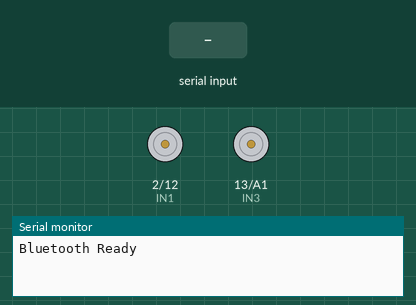
The sketch below on a simulated Arduino Uno, built with avr-gcc and run on an emulated ATmega328P. On the bench: motor-driver pin pairs drawn as motors (green arrow = first pin HIGH = forward, orange = second pin HIGH = backward, longer = more drive, scaled by the enable pin), the last lines printed to the serial monitor. The inputs (shaded band) are chosen by the test bench.

Above: at 1.2 s.
1.3 s: "F" received over Serial
At 2.5 s:
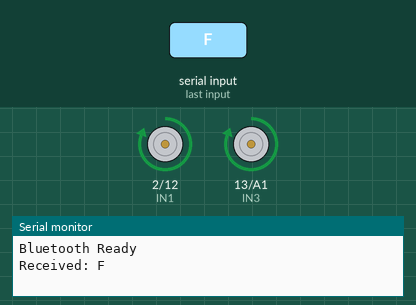
2.8 s: "H" received over Serial
At 3.7 s:
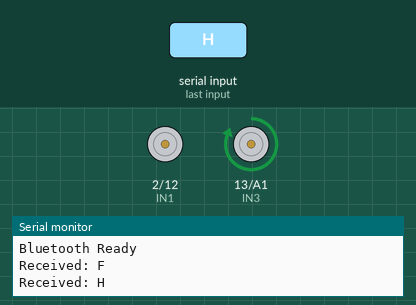
4.3 s: "G" received over Serial
At 4.9 s:
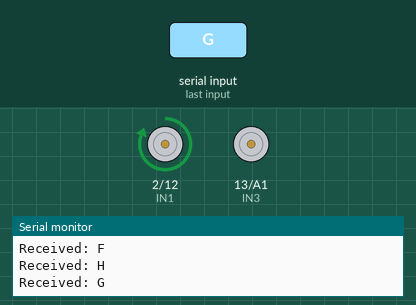
5.8 s: "B" received over Serial
At 7.0 s:
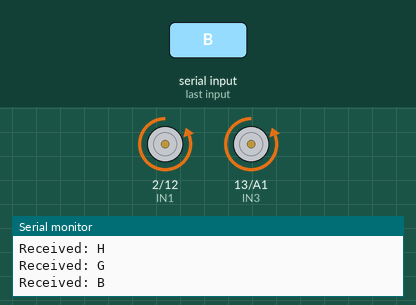
7.3 s: "J" received over Serial
At 8.3 s:
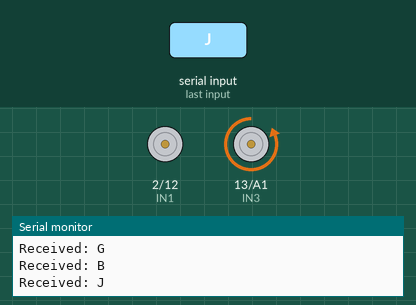
8.8 s: "I" received over Serial
At 9.5 s:
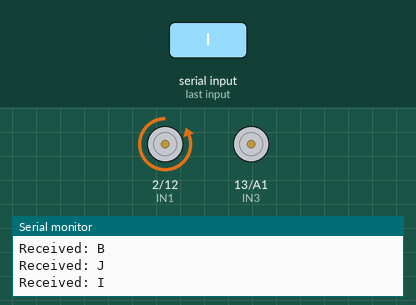
Timing chart, 0 to 11.3 s (numbered marks = the images above; inputs shaded):
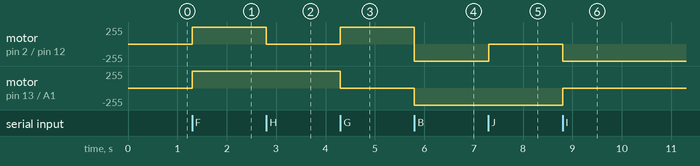

The sketch:

BluetoothControl.ino
```cpp
// Motor pins
int IN1 = 2, IN2 = 12, IN3 = 13, IN4 = A1, ENA = 3, ENB = 11;

void setup() {
  Serial.begin(9600);

  int motorPins[] = {IN1, IN2, IN3, IN4, ENA, ENB};
  for (int i = 0; i < 6; i++) pinMode(motorPins[i], OUTPUT);

  Serial.println("Bluetooth Ready");
}

void loop() {
  if (Serial.available()) {
    char bt = Serial.read();

    // Print to Serial Monitor
    Serial.print("Received: ");
    Serial.println(bt);

    // Motor logic
    if (bt == 'F') forward(255, 255);
    if (bt == 'H') forward(255, 0);
    if (bt == 'G') forward(0, 255);

    if (bt == 'B') reverse(255, 255);
    if (bt == 'J') reverse(255, 0);
    if (bt == 'I') reverse(0, 255);

    if (bt == 'L') left(255, 255);
    if (bt == 'R') right(255, 255);

    if (bt == 'S') stop();
  }
}

// Motor functions
void forward(int leftSpeed, int rightSpeed) {
  digitalWrite(IN1, HIGH);  digitalWrite(IN2, LOW);   analogWrite(ENA, rightSpeed);
  digitalWrite(IN3, HIGH);  digitalWrite(IN4, LOW);   analogWrite(ENB, leftSpeed);
}

void reverse(int leftSpeed, int rightSpeed) {
  digitalWrite(IN1, LOW);   digitalWrite(IN2, HIGH);  analogWrite(ENA, rightSpeed);
  digitalWrite(IN3, LOW);   digitalWrite(IN4, HIGH);  analogWrite(ENB, leftSpeed);
}

void left(int leftSpeed, int rightSpeed) {
  digitalWrite(IN1, LOW);   digitalWrite(IN2, HIGH);  analogWrite(ENA, rightSpeed);
  digitalWrite(IN3, HIGH);  digitalWrite(IN4, LOW);   analogWrite(ENB, leftSpeed);
}

void right(int leftSpeed, int rightSpeed) {
  digitalWrite(IN1, HIGH);  digitalWrite(IN2, LOW);   analogWrite(ENA, rightSpeed);
  digitalWrite(IN3, LOW);   digitalWrite(IN4, HIGH);  analogWrite(ENB, leftSpeed);
}

void stop() {
  digitalWrite(IN1, LOW);  digitalWrite(IN2, LOW);
  digitalWrite(IN3, LOW);  digitalWrite(IN4, LOW);
}
```

Measured:
- after the input at 1.3 s, motor on pin 2 (IN1) / pin 12 (IN2), motor on pin 13 (IN3) / A1 (IN4): stopped → forward 255/255 at once
- after the input at 2.8 s, motor on pin 2 (IN1) / pin 12 (IN2): forward 255/255 → stopped at once
- after the input at 4.3 s, motor on pin 2 (IN1) / pin 12 (IN2): stopped → forward 255/255 at once; motor on pin 13 (IN3) / A1 (IN4): forward 255/255 → stopped at once
- after the input at 5.8 s, motor on pin 2 (IN1) / pin 12 (IN2): forward 255/255 → backward 255/255 at once; motor on pin 13 (IN3) / A1 (IN4): stopped → backward 255/255 at once
- after the input at 7.3 s, motor on pin 2 (IN1) / pin 12 (IN2): backward 255/255 → stopped at once
- after the input at 8.8 s, motor on pin 2 (IN1) / pin 12 (IN2): stopped → backward 255/255 at once; motor on pin 13 (IN3) / A1 (IN4): backward 255/255 → stopped at once
